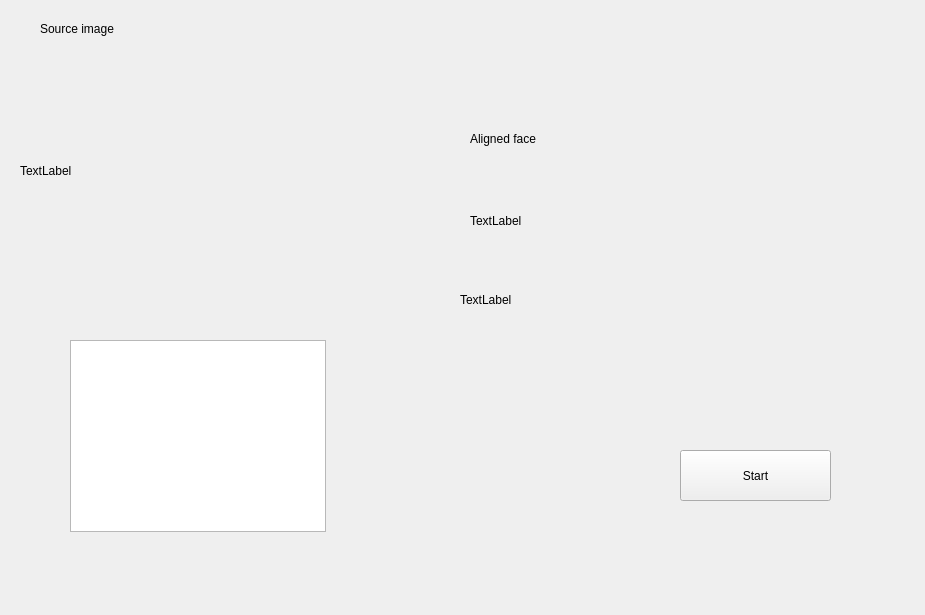
<?xml version="1.0" encoding="UTF-8"?>
<ui version="4.0">
 <class>Form</class>
 <widget class="QWidget" name="Form">
  <property name="geometry">
   <rect>
    <x>0</x>
    <y>0</y>
    <width>925</width>
    <height>615</height>
   </rect>
  </property>
  <property name="windowTitle">
   <string>Form</string>
  </property>
  <widget class="QLabel" name="dataimage">
   <property name="geometry">
    <rect>
     <x>20</x>
     <y>50</y>
     <width>321</width>
     <height>241</height>
    </rect>
   </property>
   <property name="text">
    <string>TextLabel</string>
   </property>
  </widget>
  <widget class="QLabel" name="faceimage">
   <property name="geometry">
    <rect>
     <x>470</x>
     <y>170</y>
     <width>101</width>
     <height>101</height>
    </rect>
   </property>
   <property name="text">
    <string>TextLabel</string>
   </property>
  </widget>
  <widget class="QLabel" name="label">
   <property name="geometry">
    <rect>
     <x>470</x>
     <y>130</y>
     <width>91</width>
     <height>17</height>
    </rect>
   </property>
   <property name="text">
    <string>Aligned face</string>
   </property>
  </widget>
  <widget class="QLabel" name="label_2">
   <property name="geometry">
    <rect>
     <x>40</x>
     <y>20</y>
     <width>101</width>
     <height>17</height>
    </rect>
   </property>
   <property name="text">
    <string>Source image</string>
   </property>
  </widget>
  <widget class="QPushButton" name="startButton">
   <property name="geometry">
    <rect>
     <x>680</x>
     <y>450</y>
     <width>151</width>
     <height>51</height>
    </rect>
   </property>
   <property name="text">
    <string>Start</string>
   </property>
  </widget>
  <widget class="QLabel" name="personName">
   <property name="geometry">
    <rect>
     <x>460</x>
     <y>290</y>
     <width>441</width>
     <height>20</height>
    </rect>
   </property>
   <property name="text">
    <string>TextLabel</string>
   </property>
  </widget>
  <widget class="QTableView" name="tableView">
   <property name="geometry">
    <rect>
     <x>70</x>
     <y>340</y>
     <width>256</width>
     <height>192</height>
    </rect>
   </property>
  </widget>
 </widget>
 <resources/>
 <connections/>
</ui>
